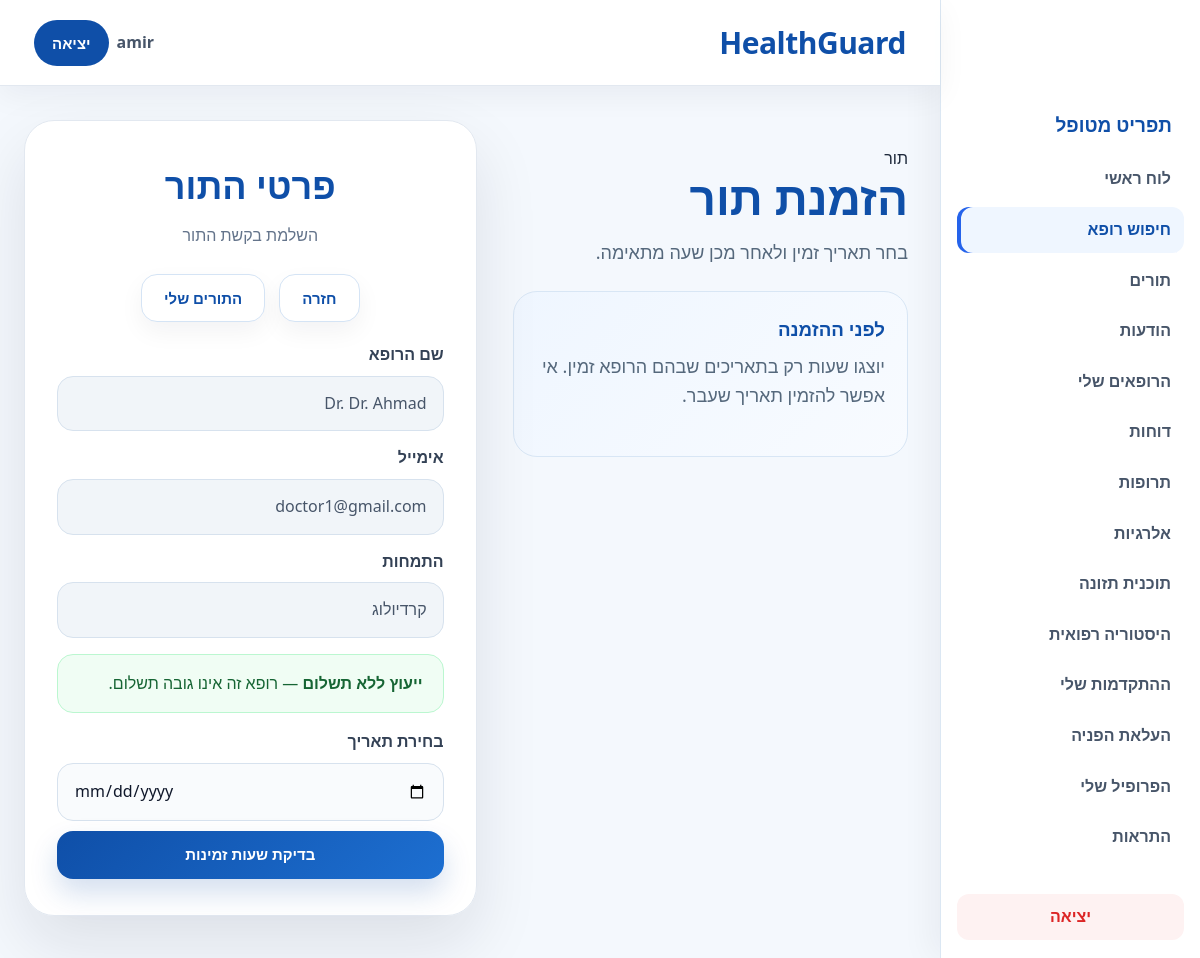
Page /patient/book_appointment.php?doctor_id=1 (signed in) on the committed database.
### tables this page shows
CREATE TABLE `doctors` (
  `doctor_id` int(11) NOT NULL,
  `user_id` int(11) NOT NULL,
  `specialization` varchar(100) NOT NULL,
  `consultation_fee` decimal(10,2) DEFAULT NULL
);

CREATE TABLE `users` (
  `user_id` int(11) NOT NULL,
  `name` varchar(100) NOT NULL,
  `role` enum('patient','doctor','admin','secretary') NOT NULL,
  `email` varchar(100) NOT NULL,
  `password` varchar(255) NOT NULL,
  `city` varchar(80) DEFAULT NULL,
  `created_at` timestamp NULL DEFAULT current_timestamp()
);

### db_connection.php (called while the page is built, shortened)
<?php
function HebrewText($value)
{
    $translations = [
        'admin' => 'מנהל',
        'doctor' => 'רופא',
        'patient' => 'מטופל',
        'secretary' => 'מזכירות',
        'pending' => 'ממתין',
        'accepted' => 'אושר',
        'completed' => 'הושלם',
        'cancelled' => 'בוטל',
        'verified' => 'אושר',
        'rejected' => 'נדחה',
        'taken' => 'נלקחה',
        'skipped' => 'דולגה',
        'appointment' => 'תור',
        'medicine' => 'תרופה',
        'message' => 'הודעה',
        'report' => 'דוח',
        'nutrition' => 'תזונה',
        'cardiologist' => 'קרדיולוג',
        'dermatologist' => 'רופא עור',
        'ophthalmologist' => 'רופא עיניים',
        'orthopedic' => 'אורתופד',
        'dentist' => 'רופא שיניים',
        'dietitian' => 'דיאטן',
        'family_doctor' => 'רופא משפחה',
        'Sunday' => 'ראשון',
        'Monday' => 'שני',
        'Tuesday' => 'שלישי',
        'Wednesday' => 'רביעי',
        'Thursday' => 'חמישי',
        'Friday' => 'שישי',
        'Saturday' => 'שבת',
        'male' => 'זכר',
        'female' => 'נקבה',
        'other' => 'אחר',
        'Patients' => 'מטופלים',
        'Doctors' => 'רופאים',
        'Appointments' => 'תורים',
        'Reports' => 'דוחות',
    ];
    return $translations[$value] ?? $value;
}
?>

### patient/book_appointment.php (the view, shortened to what this page needs)
<?php
include("../db_connection.php");
$conn = OpenCon();
$patient_id = $_SESSION['user_id'];
$doctor_id = (int)$_GET['doctor_id'];
$sqlDoctor = "SELECT
                  doctors.doctor_id,
                  doctors.user_id,
                  doctors.consultation_fee,
                  users.name,
                  users.email,
                  doctors.specialization
              FROM doctors
              JOIN users
                  ON doctors.user_id=users.user_id
              WHERE doctors.doctor_id='$doctor_id'";
$resultDoctor = mysqli_query($conn, $sqlDoctor);
$doctor = mysqli_fetch_assoc($resultDoctor);
$sqlFreeCheck = "SELECT 1
                 FROM family_doctor_uploads
                 WHERE patient_id='$patient_id'
                 AND secretary_status='verified'
                 AND linked_appointment_id IS NULL
                 AND consumed_at IS NULL
                 LIMIT 1";
$has_verified_report = mysqli_num_rows(mysqli_query($conn, $sqlFreeCheck)) > 0;
$fee = $doctor['consultation_fee'];
$fee_required = !$has_verified_report
    && $fee !== null
    && (float)$fee > 0;
$today = date('Y-m-d');
$selected_date = '';
?>
<!DOCTYPE html>
<html lang="he" dir="rtl">
<head>
    <link rel="stylesheet" href="/HealthGuard/style.css">
</head>
<body class="patient-page">
<?php include("../navbar.php"); ?>
<div class="booking-shell">
    <div class="booking-left">
        <span class="patient-badge">תור</span>
        <h1>הזמנת תור</h1>
        <p>בחר תאריך זמין ולאחר מכן שעה מתאימה.</p>
        <div class="booking-help">
            <h3>לפני ההזמנה</h3>
            <p>יוצגו שעות רק בתאריכים שבהם הרופא זמין. אי אפשר להזמין תאריך שעבר.</p>
        </div>
    </div>
    <div class="booking-right">
        <div class="form-box booking-form">
            <h2>פרטי התור</h2>
            <p class="subtitle">השלמת בקשת התור</p>
            <div class="hero-actions" style="justify-content:center; margin-bottom:20px;">
                <a href="/HealthGuard/patient/find_doctor.php" class="secondary-btn">חזרה</a>
                <a href="/HealthGuard/patient/my_appointments.php" class="secondary-btn">התורים שלי</a>
            </div>
            <label>שם הרופא</label>
            <input type="text" value="Dr. <?php echo $doctor['name']; ?>" readonly>
            <label>אימייל</label>
            <input type="text" value="<?php echo $doctor['email']; ?>" readonly>
            <label>התמחות</label>
            <input type="text" value="<?php echo HebrewText($doctor['specialization']); ?>" readonly>
            <?php if ($fee_required) { ?>
                <div class="fee-notice">
                    <strong>מחיר הייעוץ: $<?php echo number_format((float)$fee, 2); ?></strong><br>
                    נדרש תשלום מכיוון שאין הפניית רופא משפחה מאושרת.<br>
                    <a href="/HealthGuard/patient/upload_family_report.php"
                       style="color:#92400e; font-weight:600; text-decoration:underline;">
                        יש לך הפניית רופא משפחה? אפשר להעלות אותה לקבלת פטור.
                    </a>
                </div>
            <?php } elseif ($has_verified_report) { ?>
                <div class="free-notice">
                    <strong>ייעוץ ללא תשלום</strong> — הפניית רופא המשפחה שאושרה פוטרת מתשלום.
                </div>
            <?php } elseif ($fee === null || (float)$fee == 0) { ?>
                <div class="free-notice">
                    <strong>ייעוץ ללא תשלום</strong> — רופא זה אינו גובה תשלום.
                </div>
            <?php } ?>
            <form method="GET" action="" style="margin-bottom:0;">
                <label>בחירת תאריך</label>
                <input type="date" name="date"
                       value="<?php echo $selected_date; ?>"
                       min="<?php echo $today; ?>">
                <button type="submit" style="margin-top:10px;">בדיקת שעות זמינות</button>
            </form>
        </div>
    </div>
</div>
</body>
</html>

### style.css (style rules this page uses)
* { margin: 0; padding: 0; box-sizing: border-box; }
html, body { min-height: 100%; font-family: "Segoe UI", Tahoma, Geneva, Verdana, sans-serif; scroll-behavior: smooth; }
html[dir="rtl"] body { direction: rtl; text-align: right; }
body { background: #f5f8fc; color: #1e293b; line-height: 1.6; }
a { text-decoration: none; transition: 0.25s ease; }
button, input, select, textarea { font: inherit; }
body.has-app-sidebar { padding-right: 260px; }
.primary-btn, .secondary-btn, .danger-btn, button, a.primary-btn, a.secondary-btn, a.danger-btn { display: inline-flex !important; align-items: center !important; justify-content: center !important; text-decoration: none !important; font-weight: 800 !important; font-size: 15px !important; line-height: 1 !important; cursor: pointer !important; border-radius: 16px !important; padding: 12px 22px !important; min-height: 48px !important; transition: 0.25s ease !important; border: none; }
.primary-btn, a.primary-btn, button { background: linear-gradient(135deg, #2563eb, #0ea5e9) !important; color: #ffffff !important; }
.secondary-btn, a.secondary-btn { background: #ffffff !important; color: #1e293b !important; border: 1px solid #d9e4ef !important; box-shadow: 0 10px 24px rgba(15, 23, 42, 0.05) !important; }
.hero-actions { display: flex; justify-content: center; align-items: center; gap: 14px; flex-wrap: wrap; }
.form-box { width: 100%; max-width: 580px; border-radius: 30px; padding: 36px 32px; background: rgba(255,255,255,0.96); border: 1px solid #e2e8f0; box-shadow: 0 28px 65px rgba(15, 23, 42, 0.10); }
.form-box h2 { text-align: center; font-size: 36px; font-weight: 900; margin-bottom: 8px; }
.subtitle { text-align: center; color: #64748b; font-size: 16px; margin-bottom: 26px; }
.form-box label { display: block; margin-top: 14px; margin-bottom: 8px; font-weight: 800; color: #334155; }
.form-box input, .form-box select, .form-box textarea { width: 100%; padding: 14px 16px; border-radius: 16px; border: 1px solid #d7e2ee; background: #f9fbfd; outline: none; color: #0f172a; transition: 0.25s ease; }
.form-box button { width: 100%; margin-top: 22px; color: #ffffff !important; background: linear-gradient(135deg, #2563eb, #0ea5e9) !important; box-shadow: 0 12px 24px rgba(37, 99, 235, 0.20) !important; }
input[readonly] { background: #f1f5f9; color: #475569; }
.patient-page { background: #f4f8fd; min-height: 100vh; }
.patient-page .primary-btn, .patient-page button { background: linear-gradient(135deg, #0f4fa8, #1d6fd1) !important; color: #ffffff !important; box-shadow: 0 14px 28px rgba(15, 79, 168, 0.18) !important; }
.patient-page .secondary-btn { color: #0f4fa8 !important; border-color: #d5e4f5 !important; }
.patient-page .section-title, .patient-page .form-box h2, .patient-page .card h3 { color: #0f4fa8; }
.booking-shell { max-width: 1380px; margin: 0 auto; padding: 34px 24px 42px; display: grid; grid-template-columns: 1fr 1.1fr; gap: 28px; align-items: start; }
.booking-left { padding: 26px 8px; }
.booking-left h1 { font-size: 46px; line-height: 1.1; color: #0f4fa8; margin-bottom: 16px; font-weight: 900; }
.booking-left p { color: #55687c; font-size: 18px; margin-bottom: 24px; }
.booking-help { padding: 22px; border-radius: 24px; background: linear-gradient(135deg, #eff6ff, #f8fbff); border: 1px solid #d8e6f5; }
.booking-help h3 { color: #0f4fa8; margin-bottom: 8px; }
.booking-form { max-width: 100%; }
.free-notice { background: #f0fdf4; border: 1px solid #bbf7d0; border-radius: 16px; padding: 16px 20px; margin: 16px 0; color: #166534; }

### rows in the picture
doctors: user.name "Dr. Dr. Ahmad", user.email "doctor1@gmail.com", specialization "קרדיולוג"

### other values in the picture
$site_name "HealthGuard"
$_SESSION['name'] "amir"
$role_labels[$_SESSION['role']] "מטופל"
$label "לוח ראשי"
$label "חיפוש רופא"
$label "תורים"
$label "הודעות"
$label "הרופאים שלי"
$label "דוחות"
$label "תרופות"
$label "אלרגיות"
$label "תוכנית תזונה"
$label "היסטוריה רפואית"
$label "ההתקדמות שלי"
$label "העלאת הפניה"
